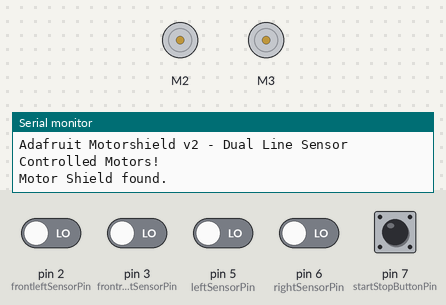
The sketch below on a simulated Arduino Uno, built with avr-gcc and run on an emulated ATmega328P. Parts: 2 × DC motor (green arrow = forward, orange = backward, longer = faster), the last lines printed to the serial monitor. The test bench sets the inputs (shaded band); at power-on: pin 2 (frontleftSensorPin), pin 3 (frontrightSensorPin), pin 5 (leftSensorPin), pin 6 (rightSensorPin), pin 7 (startStopButtonPin) LOW.

Above: at 1.2 s.
1.3 s: pin 7 (startStopButtonPin) pulled HIGH for 0.15 s
3.1 s: pin 2 (frontleftSensorPin) driven HIGH
At 4.0 s:
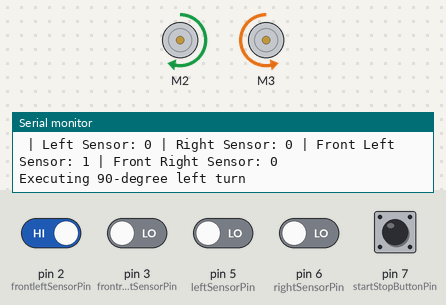
6.1 s: pin 7 (startStopButtonPin) pulled HIGH for 1 s
9.1 s: pin 3 (frontrightSensorPin) driven HIGH
At 11.1 s:
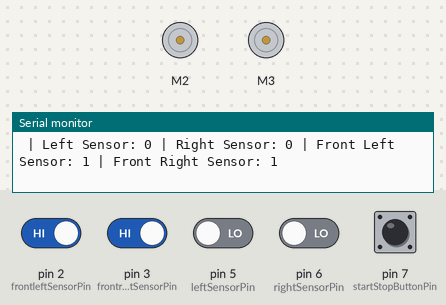
12.1 s: pin 5 (leftSensorPin) driven HIGH
At 12.7 s:
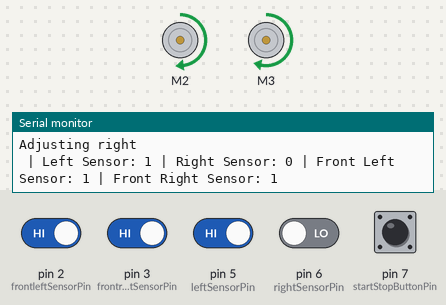
13.7 s: pin 6 (rightSensorPin) driven HIGH
At 14.7 s:
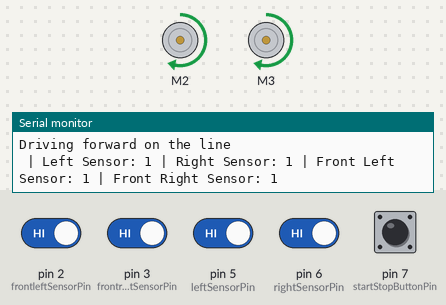
Timing chart, 0 to 16.3 s (numbered marks = the images above; inputs shaded):
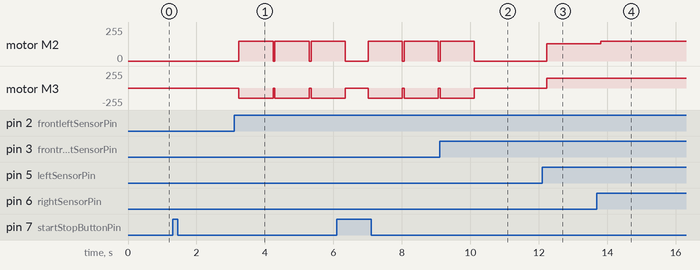

The sketch:

sketch_oct28c.ino
```cpp
#include <Adafruit_MotorShield.h>

// Create the motor shield object
Adafruit_MotorShield AFMS = Adafruit_MotorShield();
Adafruit_DCMotor *myMotor1 = AFMS.getMotor(2);  // Motor on M3 (left motor)
Adafruit_DCMotor *myMotor2 = AFMS.getMotor(3);  // Motor on M4 (right motor)

// Line sensor pins
int leftSensorPin = 5;   // Left line sensor connected to pin 5
int rightSensorPin = 6;  // Right line sensor connected to pin 6
int frontleftSensorPin = 2;  // Front left sensor for turning
int frontrightSensorPin = 3; // Front right sensor for turning

// Button pins
int startStopButtonPin = 7; // Button for start/stop
int forwardButtonPin = 8;   // Button for moving forward 5 seconds

// Variable to track system state (1 = running, 0 = stopped)
int systemRunning = 0;
bool isTurningRight = false;  // Flag for 90-degree right turn
bool isTurningLeft = false;   // Flag for 90-degree left turn
int tJunctionCount = 0;       // Counter to track how many T-junctions have been encountered

void setup() {
  Serial.begin(9600);
  Serial.println("Adafruit Motorshield v2 - Dual Line Sensor Controlled Motors!");

  if (!AFMS.begin()) {
    Serial.println("Could not find Motor Shield. Check wiring.");
    while (1);
  }
  Serial.println("Motor Shield found.");

  // Set up line sensor pins
  pinMode(leftSensorPin, INPUT);
  pinMode(rightSensorPin, INPUT);
  pinMode(frontleftSensorPin, INPUT);
  pinMode(frontrightSensorPin, INPUT);

  // Set up button pins
  pinMode(startStopButtonPin, INPUT);
  pinMode(forwardButtonPin, INPUT);

  // Set initial motor speeds
  myMotor1->setSpeed(150);  // Speed for Motor 1 (left)
  myMotor2->setSpeed(150);  // Speed for Motor 2 (right)
}

void loop() {
  // Check if the start/stop button has been pressed
  if (digitalRead(startStopButtonPin) == HIGH) {
    systemRunning = !systemRunning; // Toggle system state
    delay(300); // Debounce delay
    if (systemRunning) {
      Serial.println("System started");
    } else {
      Serial.println("System stopped");
      myMotor1->run(RELEASE);  // Stop both motors
      myMotor2->run(RELEASE);
      return; // Exit loop if system is stopped
    }
  }

  // If system is running, proceed with sensor detection and navigation logic
  if (systemRunning) {
    int leftVal = digitalRead(leftSensorPin);    // Read left line sensor
    int rightVal = digitalRead(rightSensorPin);  // Read right line sensor
    int frontleftVal = digitalRead(frontleftSensorPin);  // Read front left sensor
    int frontrightVal = digitalRead(frontrightSensorPin); // Read front right sensor

    // Print sensor values for debugging
    Serial.print(" | Left Sensor: ");
    Serial.print(leftVal);
    Serial.print(" | Right Sensor: ");
    Serial.print(rightVal);
    Serial.print(" | Front Left Sensor: ");
    Serial.print(frontleftVal);
    Serial.print(" | Front Right Sensor: ");
    Serial.println(frontrightVal);

    // Check for 90-degree right turn condition using front sensors
    if (frontleftVal == LOW && frontrightVal == HIGH) {
      isTurningRight = true;
      Serial.println("Executing 90-degree right turn");
      executeRightTurn();
      return; // Exit the loop during the turn
    }

    // Check for 90-degree left turn condition using front sensors
    if (frontleftVal == HIGH && frontrightVal == LOW) {
      isTurningLeft = true;
      Serial.println("Executing 90-degree left turn");
      executeLeftTurn();
      return; // Exit the loop during the turn
    }

    // Default condition: perform course correction based on left and right line sensors
    course_correction(leftVal, rightVal);
  }
}

// Function to execute a 90-degree right turn
void executeRightTurn() {
  myMotor1->setSpeed(150);
  myMotor2->setSpeed(150);
  myMotor1->run(BACKWARD);
  myMotor2->run(FORWARD);
  delay(1000);  // Fine-tune for a 90-degree turn
  myMotor1->run(RELEASE);
  myMotor2->run(RELEASE);
  isTurningRight = false;
}

// Function to execute a 90-degree left turn
void executeLeftTurn() {
  myMotor1->setSpeed(150);
  myMotor2->setSpeed(150);
  myMotor1->run(FORWARD);
  myMotor2->run(BACKWARD);
  delay(1000);  // Fine-tune for a 90-degree turn
  myMotor1->run(RELEASE);
  myMotor2->run(RELEASE);
  isTurningLeft = false;
}

// Function to perform course correction
void course_correction(int leftVal, int rightVal) {
  myMotor1->setSpeed(150);
  myMotor2->setSpeed(150);

  if (leftVal == HIGH && rightVal == HIGH) {
    // Both sensors detect the line, move straight forward
    myMotor1->run(FORWARD);
    myMotor2->run(FORWARD);
    Serial.println("Driving forward on the line");
  } else if (leftVal == LOW && rightVal == HIGH) {
    // Left sensor is off the line, adjust slightly to the left
    myMotor2->setSpeed(130);  // Slow down left motor to adjust
    myMotor1->run(FORWARD);
    myMotor2->run(FORWARD);
    Serial.println("Adjusting left");
  } else if (leftVal == HIGH && rightVal == LOW) {
    // Right sensor is off the line, adjust slightly to the right
    myMotor1->setSpeed(130);  // Slow down right motor to adjust
    myMotor1->run(FORWARD);
    myMotor2->run(FORWARD);
    Serial.println("Adjusting right");
  }
  delay(5); // Small delay for adjustment
}
```

Measured:
- after the input at 3.1 s, motor M2: stopped → forward 150/255 after 0.14 s; motor M3: stopped → backward 150/255 after 0.14 s
- after the input at 9.1 s, motor M2, motor M3: goes on until 10.1 s, then stays stopped
- after the input at 12.1 s, motor M2: stopped → forward 130/255 after 0.14 s; motor M3: stopped → forward 150/255 after 0.14 s
- after the input at 13.7 s, motor M2: forward 130/255 → forward 150/255 after 0.11 s
